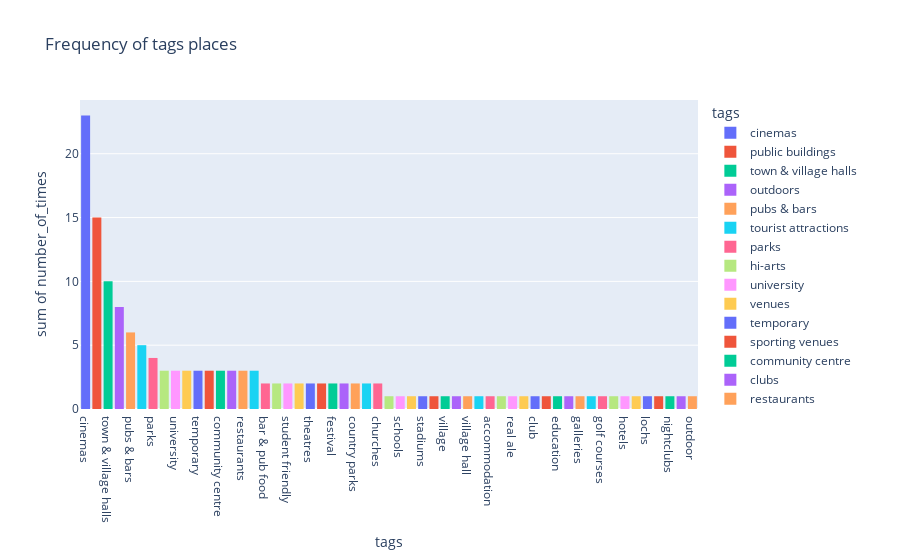

Notebook code cell kept with this figure:
### Code cell
px.histogram(g_tags, x="tags", y="number_of_times", histfunc="sum", color="tags", title='Frequency of tags places')

### Figure 1 — Plotly figure (JSON) as saved in the notebook; plotly's stock layout.template omitted (floating-point values rounded to 4 significant figures)
{"data": [{"alignmentgroup": "True", "bingroup": "x", "histfunc": "sum", "hovertemplate": "tags=%{x}<br>sum of number_of_times=%{y}<extra></extra>", "legendgroup": "cinemas", "marker": {"color": "#636efa"}, "name": "cinemas", "offsetgroup": "cinemas", "orientation": "v", "showlegend": true, "type": "histogram", "x": ["cinemas"], "xaxis": "x", "y": [23], "yaxis": "y"}, {"alignmentgroup": "True", "bingroup": "x", "histfunc": "sum", "hovertemplate": "tags=%{x}<br>sum of number_of_times=%{y}<extra></extra>", "legendgroup": "public buildings", "marker": {"color": "#EF553B"}, "name": "public buildings", "offsetgroup": "public buildings", "orientation": "v", "showlegend": true, "type": "histogram", "x": ["public buildings"], "xaxis": "x", "y": [15], "yaxis": "y"}, {"alignmentgroup": "True", "bingroup": "x", "histfunc": "sum", "hovertemplate": "tags=%{x}<br>sum of number_of_times=%{y}<extra></extra>", "legendgroup": "town & village halls", "marker": {"color": "#00cc96"}, "name": "town & village halls", "offsetgroup": "town & village halls", "orientation": "v", "showlegend": true, "type": "histogram", "x": ["town & village halls"], "xaxis": "x", "y": [10], "yaxis": "y"}, {"alignmentgroup": "True", "bingroup": "x", "histfunc": "sum", "hovertemplate": "tags=%{x}<br>sum of number_of_times=%{y}<extra></extra>", "legendgroup": "outdoors", "marker": {"color": "#ab63fa"}, "name": "outdoors", "offsetgroup": "outdoors", "orientation": "v", "showlegend": true, "type": "histogram", "x": ["outdoors"], "xaxis": "x", "y": [8], "yaxis": "y"}, {"alignmentgroup": "True", "bingroup": "x", "histfunc": "sum", "hovertemplate": "tags=%{x}<br>sum of number_of_times=%{y}<extra></extra>", "legendgroup": "pubs & bars", "marker": {"color": "#FFA15A"}, "name": "pubs & bars", "offsetgroup": "pubs & bars", "orientation": "v", "showlegend": true, "type": "histogram", "x": ["pubs & bars"], "xaxis": "x", "y": [6], "yaxis": "y"}, {"alignmentgroup": "True", "bingroup": "x", "histfunc": "sum", "hovertemplate": "tags=%{x}<br>sum of number_of_times=%{y}<extra></extra>", "legendgroup": "tourist attractions", "marker": {"color": "#19d3f3"}, "name": "tourist attractions", "offsetgroup": "tourist attractions", "orientation": "v", "showlegend": true, "type": "histogram", "x": ["tourist attractions"], "xaxis": "x", "y": [5], "yaxis": "y"}, {"alignmentgroup": "True", "bingroup": "x", "histfunc": "sum", "hovertemplate": "tags=%{x}<br>sum of number_of_times=%{y}<extra></extra>", "legendgroup": "parks", "marker": {"color": "#FF6692"}, "name": "parks", "offsetgroup": "parks", "orientation": "v", "showlegend": true, "type": "histogram", "x": ["parks"], "xaxis": "x", "y": [4], "yaxis": "y"}, {"alignmentgroup": "True", "bingroup": "x", "histfunc": "sum", "hovertemplate": "tags=%{x}<br>sum of number_of_times=%{y}<extra></extra>", "legendgroup": "hi-arts", "marker": {"color": "#B6E880"}, "name": "hi-arts", "offsetgroup": "hi-arts", "orientation": "v", "showlegend": true, "type": "histogram", "x": ["hi-arts"], "xaxis": "x", "y": [3], "yaxis": "y"}, {"alignmentgroup": "True", "bingroup": "x", "histfunc": "sum", "hovertemplate": "tags=%{x}<br>sum of number_of_times=%{y}<extra></extra>", "legendgroup": "university", "marker": {"color": "#FF97FF"}, "name": "university", "offsetgroup": "university", "orientation": "v", "showlegend": true, "type": "histogram", "x": ["university"], "xaxis": "x", "y": [3], "yaxis": "y"}, {"alignmentgroup": "True", "bingroup": "x", "histfunc": "sum", "hovertemplate": "tags=%{x}<br>sum of number_of_times=%{y}<extra></extra>", "legendgroup": "venues", "marker": {"color": "#FECB52"}, "name": "venues", "offsetgroup": "venues", "orientation": "v", "showlegend": true, "type": "histogram", "x": ["venues"], "xaxis": "x", "y": [3], "yaxis": "y"}, {"alignmentgroup": "True", "bingroup": "x", "histfunc": "sum", "hovertemplate": "tags=%{x}<br>sum of number_of_times=%{y}<extra></extra>", "legendgroup": "temporary", "marker": {"color": "#636efa"}, "name": "temporary", "offsetgroup": "temporary", "orientation": "v", "showlegend": true, "type": "histogram", "x": ["temporary"], "xaxis": "x", "y": [3], "yaxis": "y"}, {"alignmentgroup": "True", "bingroup": "x", "histfunc": "sum", "hovertemplate": "tags=%{x}<br>sum of number_of_times=%{y}<extra></extra>", "legendgroup": "sporting venues", "marker": {"color": "#EF553B"}, "name": "sporting venues", "offsetgroup": "sporting venues", "orientation": "v", "showlegend": true, "type": "histogram", "x": ["sporting venues"], "xaxis": "x", "y": [3], "yaxis": "y"}, {"alignmentgroup": "True", "bingroup": "x", "histfunc": "sum", "hovertemplate": "tags=%{x}<br>sum of number_of_times=%{y}<extra></extra>", "legendgroup": "community centre", "marker": {"color": "#00cc96"}, "name": "community centre", "offsetgroup": "community centre", "orientation": "v", "showlegend": true, "type": "histogram", "x": ["community centre"], "xaxis": "x", "y": [3], "yaxis": "y"}, {"alignmentgroup": "True", "bingroup": "x", "histfunc": "sum", "hovertemplate": "tags=%{x}<br>sum of number_of_times=%{y}<extra></extra>", "legendgroup": "clubs", "marker": {"color": "#ab63fa"}, "name": "clubs", "offsetgroup": "clubs", "orientation": "v", "showlegend": true, "type": "histogram", "x": ["clubs"], "xaxis": "x", "y": [3], "yaxis": "y"}, {"alignmentgroup": "True", "bingroup": "x", "histfunc": "sum", "hovertemplate": "tags=%{x}<br>sum of number_of_times=%{y}<extra></extra>", "legendgroup": "restaurants", "marker": {"color": "#FFA15A"}, "name": "restaurants", "offsetgroup": "restaurants", "orientation": "v", "showlegend": true, "type": "histogram", "x": ["restaurants"], "xaxis": "x", "y": [3], "yaxis": "y"}, {"alignmentgroup": "True", "bingroup": "x", "histfunc": "sum", "hovertemplate": "tags=%{x}<br>sum of number_of_times=%{y}<extra></extra>", "legendgroup": "church", "marker": {"color": "#19d3f3"}, "name": "church", "offsetgroup": "church", "orientation": "v", "showlegend": true, "type": "histogram", "x": ["church"], "xaxis": "x", "y": [3], "yaxis": "y"}, {"alignmentgroup": "True", "bingroup": "x", "histfunc": "sum", "hovertemplate": "tags=%{x}<br>sum of number_of_times=%{y}<extra></extra>", "legendgroup": "bar & pub food", "marker": {"color": "#FF6692"}, "name": "bar & pub food", "offsetgroup": "bar & pub food", "orientation": "v", "showlegend": true, "type": "histogram", "x": ["bar & pub food"], "xaxis": "x", "y": [2], "yaxis": "y"}, {"alignmentgroup": "True", "bingroup": "x", "histfunc": "sum", "hovertemplate": "tags=%{x}<br>sum of number_of_times=%{y}<extra></extra>", "legendgroup": "sports & leisure centres", "marker": {"color": "#B6E880"}, "name": "sports & leisure centres", "offsetgroup": "sports & leisure centres", "orientation": "v", "showlegend": true, "type": "histogram", "x": ["sports & leisure centres"], "xaxis": "x", "y": [2], "yaxis": "y"}, {"alignmentgroup": "True", "bingroup": "x", "histfunc": "sum", "hovertemplate": "tags=%{x}<br>sum of number_of_times=%{y}<extra></extra>", "legendgroup": "student friendly", "marker": {"color": "#FF97FF"}, "name": "student friendly", "offsetgroup": "student friendly", "orientation": "v", "showlegend": true, "type": "histogram", "x": ["student friendly"], "xaxis": "x", "y": [2], "yaxis": "y"}, {"alignmentgroup": "True", "bingroup": "x", "histfunc": "sum", "hovertemplate": "tags=%{x}<br>sum of number_of_times=%{y}<extra></extra>", "legendgroup": "visitor centre", "marker": {"color": "#FECB52"}, "name": "visitor centre", "offsetgroup": "visitor centre", "orientation": "v", "showlegend": true, "type": "histogram", "x": ["visitor centre"], "xaxis": "x", "y": [2], "yaxis": "y"}, {"alignmentgroup": "True", "bingroup": "x", "histfunc": "sum", "hovertemplate": "tags=%{x}<br>sum of number_of_times=%{y}<extra></extra>", "legendgroup": "theatres", "marker": {"color": "#636efa"}, "name": "theatres", "offsetgroup": "theatres", "orientation": "v", "showlegend": true, "type": "histogram", "x": ["theatres"], "xaxis": "x", "y": [2], "yaxis": "y"}, {"alignmentgroup": "True", "bingroup": "x", "histfunc": "sum", "hovertemplate": "tags=%{x}<br>sum of number_of_times=%{y}<extra></extra>", "legendgroup": "festivals", "marker": {"color": "#EF553B"}, "name": "festivals", "offsetgroup": "festivals", "orientation": "v", "showlegend": true, "type": "histogram", "x": ["festivals"], "xaxis": "x", "y": [2], "yaxis": "y"}, {"alignmentgroup": "True", "bingroup": "x", "histfunc": "sum", "hovertemplate": "tags=%{x}<br>sum of number_of_times=%{y}<extra></extra>", "legendgroup": "festival", "marker": {"color": "#00cc96"}, "name": "festival", "offsetgroup": "festival", "orientation": "v", "showlegend": true, "type": "histogram", "x": ["festival"], "xaxis": "x", "y": [2], "yaxis": "y"}, {"alignmentgroup": "True", "bingroup": "x", "histfunc": "sum", "hovertemplate": "tags=%{x}<br>sum of number_of_times=%{y}<extra></extra>", "legendgroup": "eusa", "marker": {"color": "#ab63fa"}, "name": "eusa", "offsetgroup": "eusa", "orientation": "v", "showlegend": true, "type": "histogram", "x": ["eusa"], "xaxis": "x", "y": [2], "yaxis": "y"}, {"alignmentgroup": "True", "bingroup": "x", "histfunc": "sum", "hovertemplate": "tags=%{x}<br>sum of number_of_times=%{y}<extra></extra>", "legendgroup": "country parks", "marker": {"color": "#FFA15A"}, "name": "country parks", "offsetgroup": "country parks", "orientation": "v", "showlegend": true, "type": "histogram", "x": ["country parks"], "xaxis": "x", "y": [2], "yaxis": "y"}, {"alignmentgroup": "True", "bingroup": "x", "histfunc": "sum", "hovertemplate": "tags=%{x}<br>sum of number_of_times=%{y}<extra></extra>", "legendgroup": "community centres", "marker": {"color": "#19d3f3"}, "name": "community centres", "offsetgroup": "community centres", "orientation": "v", "showlegend": true, "type": "histogram", "x": ["community centres"], "xaxis": "x", "y": [2], "yaxis": "y"}, {"alignmentgroup": "True", "bingroup": "x", "histfunc": "sum", "hovertemplate": "tags=%{x}<br>sum of number_of_times=%{y}<extra></extra>", "legendgroup": "churches", "marker": {"color": "#FF6692"}, "name": "churches", "offsetgroup": "churches", "orientation": "v", "showlegend": true, "type": "histogram", "x": ["churches"], "xaxis": "x", "y": [2], "yaxis": "y"}, {"alignmentgroup": "True", "bingroup": "x", "histfunc": "sum", "hovertemplate": "tags=%{x}<br>sum of number_of_times=%{y}<extra></extra>", "legendgroup": "swimming", "marker": {"color": "#B6E880"}, "name": "swimming", "offsetgroup": "swimming", "orientation": "v", "showlegend": true, "type": "histogram", "x": ["swimming"], "xaxis": "x", "y": [1], "yaxis": "y"}, {"alignmentgroup": "True", "bingroup": "x", "histfunc": "sum", "hovertemplate": "tags=%{x}<br>sum of number_of_times=%{y}<extra></extra>", "legendgroup": "schools", "marker": {"color": "#FF97FF"}, "name": "schools", "offsetgroup": "schools", "orientation": "v", "showlegend": true, "type": "histogram", "x": ["schools"], "xaxis": "x", "y": [1], "yaxis": "y"}, {"alignmentgroup": "True", "bingroup": "x", "histfunc": "sum", "hovertemplate": "tags=%{x}<br>sum of number_of_times=%{y}<extra></extra>", "legendgroup": "stately homes", "marker": {"color": "#FECB52"}, "name": "stately homes", "offsetgroup": "stately homes", "orientation": "v", "showlegend": true, "type": "histogram", "x": ["stately homes"], "xaxis": "x", "y": [1], "yaxis": "y"}, {"alignmentgroup": "True", "bingroup": "x", "histfunc": "sum", "hovertemplate": "tags=%{x}<br>sum of number_of_times=%{y}<extra></extra>", "legendgroup": "stadiums", "marker": {"color": "#636efa"}, "name": "stadiums", "offsetgroup": "stadiums", "orientation": "v", "showlegend": true, "type": "histogram", "x": ["stadiums"], "xaxis": "x", "y": [1], "yaxis": "y"}, {"alignmentgroup": "True", "bingroup": "x", "histfunc": "sum", "hovertemplate": "tags=%{x}<br>sum of number_of_times=%{y}<extra></extra>", "legendgroup": "stadium", "marker": {"color": "#EF553B"}, "name": "stadium", "offsetgroup": "stadium", "orientation": "v", "showlegend": true, "type": "histogram", "x": ["stadium"], "xaxis": "x", "y": [1], "yaxis": "y"}, {"alignmentgroup": "True", "bingroup": "x", "histfunc": "sum", "hovertemplate": "tags=%{x}<br>sum of number_of_times=%{y}<extra></extra>", "legendgroup": "village", "marker": {"color": "#00cc96"}, "name": "village", "offsetgroup": "village", "orientation": "v", "showlegend": true, "type": "histogram", "x": ["village"], "xaxis": "x", "y": [1], "yaxis": "y"}, {"alignmentgroup": "True", "bingroup": "x", "histfunc": "sum", "hovertemplate": "tags=%{x}<br>sum of number_of_times=%{y}<extra></extra>", "legendgroup": "shops", "marker": {"color": "#ab63fa"}, "name": "shops", "offsetgroup": "shops", "orientation": "v", "showlegend": true, "type": "histogram", "x": ["shops"], "xaxis": "x", "y": [1], "yaxis": "y"}, {"alignmentgroup": "True", "bingroup": "x", "histfunc": "sum", "hovertemplate": "tags=%{x}<br>sum of number_of_times=%{y}<extra></extra>", "legendgroup": "village hall", "marker": {"color": "#FFA15A"}, "name": "village hall", "offsetgroup": "village hall", "orientation": "v", "showlegend": true, "type": "histogram", "x": ["village hall"], "xaxis": "x", "y": [1], "yaxis": "y"}, {"alignmentgroup": "True", "bingroup": "x", "histfunc": "sum", "hovertemplate": "tags=%{x}<br>sum of number_of_times=%{y}<extra></extra>", "legendgroup": "shopping centre", "marker": {"color": "#19d3f3"}, "name": "shopping centre", "offsetgroup": "shopping centre", "orientation": "v", "showlegend": true, "type": "histogram", "x": ["shopping centre"], "xaxis": "x", "y": [1], "yaxis": "y"}, {"alignmentgroup": "True", "bingroup": "x", "histfunc": "sum", "hovertemplate": "tags=%{x}<br>sum of number_of_times=%{y}<extra></extra>", "legendgroup": "accommodation", "marker": {"color": "#FF6692"}, "name": "accommodation", "offsetgroup": "accommodation", "orientation": "v", "showlegend": true, "type": "histogram", "x": ["accommodation"], "xaxis": "x", "y": [1], "yaxis": "y"}, {"alignmentgroup": "True", "bingroup": "x", "histfunc": "sum", "hovertemplate": "tags=%{x}<br>sum of number_of_times=%{y}<extra></extra>", "legendgroup": "school", "marker": {"color": "#B6E880"}, "name": "school", "offsetgroup": "school", "orientation": "v", "showlegend": true, "type": "histogram", "x": ["school"], "xaxis": "x", "y": [1], "yaxis": "y"}, {"alignmentgroup": "True", "bingroup": "x", "histfunc": "sum", "hovertemplate": "tags=%{x}<br>sum of number_of_times=%{y}<extra></extra>", "legendgroup": "real ale", "marker": {"color": "#FF97FF"}, "name": "real ale", "offsetgroup": "real ale", "orientation": "v", "showlegend": true, "type": "histogram", "x": ["real ale"], "xaxis": "x", "y": [1], "yaxis": "y"}, {"alignmentgroup": "True", "bingroup": "x", "histfunc": "sum", "hovertemplate": "tags=%{x}<br>sum of number_of_times=%{y}<extra></extra>", "legendgroup": "church hall", "marker": {"color": "#FECB52"}, "name": "church hall", "offsetgroup": "church hall", "orientation": "v", "showlegend": true, "type": "histogram", "x": ["church hall"], "xaxis": "x", "y": [1], "yaxis": "y"}, {"alignmentgroup": "True", "bingroup": "x", "histfunc": "sum", "hovertemplate": "tags=%{x}<br>sum of number_of_times=%{y}<extra></extra>", "legendgroup": "club", "marker": {"color": "#636efa"}, "name": "club", "offsetgroup": "club", "orientation": "v", "showlegend": true, "type": "histogram", "x": ["club"], "xaxis": "x", "y": [1], "yaxis": "y"}, {"alignmentgroup": "True", "bingroup": "x", "histfunc": "sum", "hovertemplate": "tags=%{x}<br>sum of number_of_times=%{y}<extra></extra>", "legendgroup": "deuchars", "marker": {"color": "#EF553B"}, "name": "deuchars", "offsetgroup": "deuchars", "orientation": "v", "showlegend": true, "type": "histogram", "x": ["deuchars"], "xaxis": "x", "y": [1], "yaxis": "y"}, {"alignmentgroup": "True", "bingroup": "x", "histfunc": "sum", "hovertemplate": "tags=%{x}<br>sum of number_of_times=%{y}<extra></extra>", "legendgroup": "education", "marker": {"color": "#00cc96"}, "name": "education", "offsetgroup": "education", "orientation": "v", "showlegend": true, "type": "histogram", "x": ["education"], "xaxis": "x", "y": [1], "yaxis": "y"}, {"alignmentgroup": "True", "bingroup": "x", "histfunc": "sum", "hovertemplate": "tags=%{x}<br>sum of number_of_times=%{y}<extra></extra>", "legendgroup": "forests", "marker": {"color": "#ab63fa"}, "name": "forests", "offsetgroup": "forests", "orientation": "v", "showlegend": true, "type": "histogram", "x": ["forests"], "xaxis": "x", "y": [1], "yaxis": "y"}, {"alignmentgroup": "True", "bingroup": "x", "histfunc": "sum", "hovertemplate": "tags=%{x}<br>sum of number_of_times=%{y}<extra></extra>", "legendgroup": "galleries", "marker": {"color": "#FFA15A"}, "name": "galleries", "offsetgroup": "galleries", "orientation": "v", "showlegend": true, "type": "histogram", "x": ["galleries"], "xaxis": "x", "y": [1], "yaxis": "y"}, {"alignmentgroup": "True", "bingroup": "x", "histfunc": "sum", "hovertemplate": "tags=%{x}<br>sum of number_of_times=%{y}<extra></extra>", "legendgroup": "golf course", "marker": {"color": "#19d3f3"}, "name": "golf course", "offsetgroup": "golf course", "orientation": "v", "showlegend": true, "type": "histogram", "x": ["golf course"], "xaxis": "x", "y": [1], "yaxis": "y"}, {"alignmentgroup": "True", "bingroup": "x", "histfunc": "sum", "hovertemplate": "tags=%{x}<br>sum of number_of_times=%{y}<extra></extra>", "legendgroup": "golf courses", "marker": {"color": "#FF6692"}, "name": "golf courses", "offsetgroup": "golf courses", "orientation": "v", "showlegend": true, "type": "histogram", "x": ["golf courses"], "xaxis": "x", "y": [1], "yaxis": "y"}, {"alignmentgroup": "True", "bingroup": "x", "histfunc": "sum", "hovertemplate": "tags=%{x}<br>sum of number_of_times=%{y}<extra></extra>", "legendgroup": "historic site", "marker": {"color": "#B6E880"}, "name": "historic site", "offsetgroup": "historic site", "orientation": "v", "showlegend": true, "type": "histogram", "x": ["historic site"], "xaxis": "x", "y": [1], "yaxis": "y"}, {"alignmentgroup": "True", "bingroup": "x", "histfunc": "sum", "hovertemplate": "tags=%{x}<br>sum of number_of_times=%{y}<extra></extra>", "legendgroup": "hotels", "marker": {"color": "#FF97FF"}, "name": "hotels", "offsetgroup": "hotels", "orientation": "v", "showlegend": true, "type": "histogram", "x": ["hotels"], "xaxis": "x", "y": [1], "yaxis": "y"}, {"alignmentgroup": "True", "bingroup": "x", "histfunc": "sum", "hovertemplate": "tags=%{x}<br>sum of number_of_times=%{y}<extra></extra>", "legendgroup": "library", "marker": {"color": "#FECB52"}, "name": "library", "offsetgroup": "library", "orientation": "v", "showlegend": true, "type": "histogram", "x": ["library"], "xaxis": "x", "y": [1], "yaxis": "y"}, {"alignmentgroup": "True", "bingroup": "x", "histfunc": "sum", "hovertemplate": "tags=%{x}<br>sum of number_of_times=%{y}<extra></extra>", "legendgroup": "lochs", "marker": {"color": "#636efa"}, "name": "lochs", "offsetgroup": "lochs", "orientation": "v", "showlegend": true, "type": "histogram", "x": ["lochs"], "xaxis": "x", "y": [1], "yaxis": "y"}, {"alignmentgroup": "True", "bingroup": "x", "histfunc": "sum", "hovertemplate": "tags=%{x}<br>sum of number_of_times=%{y}<extra></extra>", "legendgroup": "music venue", "marker": {"color": "#EF553B"}, "name": "music venue", "offsetgroup": "music venue", "orientation": "v", "showlegend": true, "type": "histogram", "x": ["music venue"], "xaxis": "x", "y": [1], "yaxis": "y"}, {"alignmentgroup": "True", "bingroup": "x", "histfunc": "sum", "hovertemplate": "tags=%{x}<br>sum of number_of_times=%{y}<extra></extra>", "legendgroup": "nightclubs", "marker": {"color": "#00cc96"}, "name": "nightclubs", "offsetgroup": "nightclubs", "orientation": "v", "showlegend": true, "type": "histogram", "x": ["nightclubs"], "xaxis": "x", "y": [1], "yaxis": "y"}, {"alignmentgroup": "True", "bingroup": "x", "histfunc": "sum", "hovertemplate": "tags=%{x}<br>sum of number_of_times=%{y}<extra></extra>", "legendgroup": "promenades", "marker": {"color": "#ab63fa"}, "name": "promenades", "offsetgroup": "promenades", "orientation": "v", "showlegend": true, "type": "histogram", "x": ["promenades"], "xaxis": "x", "y": [1], "yaxis": "y"}, {"alignmentgroup": "True", "bingroup": "x", "histfunc": "sum", "hovertemplate": "tags=%{x}<br>sum of number_of_times=%{y}<extra></extra>", "legendgroup": "outdoor", "marker": {"color": "#FFA15A"}, "name": "outdoor", "offsetgroup": "outdoor", "orientation": "v", "showlegend": true, "type": "histogram", "x": ["outdoor"], "xaxis": "x", "y": [1], "yaxis": "y"}], "layout": {"barmode": "relative", "legend": {"title": {"text": "tags"}, "tracegroupgap": 0}, "title": {"text": "Frequency of tags places"}, "xaxis": {"anchor": "y", "categoryarray": ["cinemas", "public buildings", "town & village halls", "outdoors", "pubs & bars", "tourist attractions", "parks", "hi-arts", "university", "venues", "temporary", "sporting venues", "community centre", "clubs", "restaurants", "church", "bar & pub food", "sports & leisure centres", "student friendly", "visitor centre", "theatres", "festivals", "festival", "eusa", "country parks", "community centres", "churches", "swimming", "schools", "stately homes", "stadiums", "stadium", "village", "shops", "village hall", "shopping centre", "accommodation", "school", "real ale", "church hall", "club", "deuchars", "education", "forests", "galleries", "golf course", "golf courses", "historic site", "hotels", "library", "lochs", "music venue", "nightclubs", "promenades", "outdoor"], "categoryorder": "array", "domain": [0, 1], "title": {"text": "tags"}}, "yaxis": {"anchor": "x", "domain": [0, 1], "title": {"text": "sum of number_of_times"}}}}
